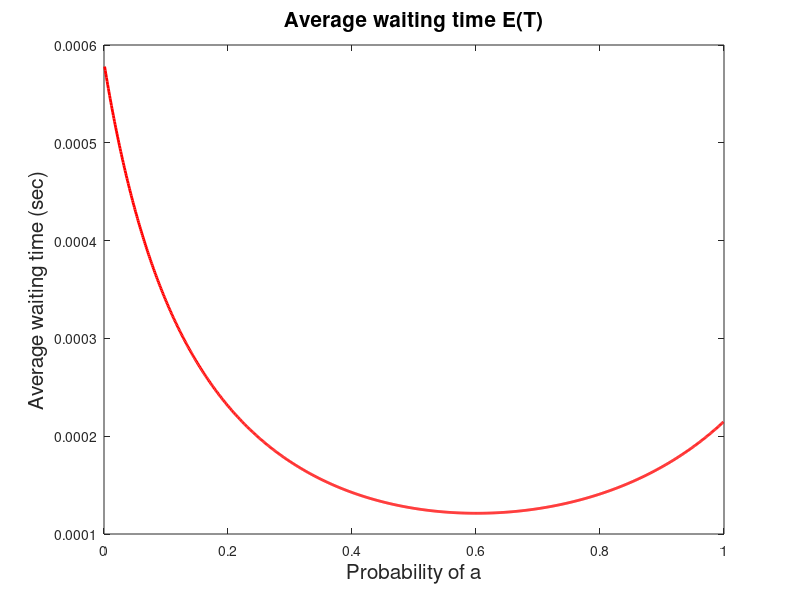

Here is the MATLAB script that generated this plot:
pkg load queueing

clc;
clear all;
close all;

a = 0.001:0.001:0.999;
lambda = 10000;

mu1 = (15 * 10^6) / (128 * 8);
mu2 = (12 * 10^6) / (128 * 8);

lambda1 = a.*lambda;
lambda2 = (1-a).*lambda;

[U1 R1 Q1 X1 P1] = qsmm1(lambda1,mu1);
[U2 R2 Q2 X2 P2] = qsmm1(lambda2,mu2);

R = a.*R1 + (1-a).*R2;

figure(1);
plot(a,R,'r',"linewidth",2);
title("Average waiting time E(T)","fontsize", 15);
xlabel("Probability of a","fontsize", 15);
ylabel("Average waiting time (sec)","fontsize", 15);

[minR,position] = min(R);
display(minR);
display(position);
